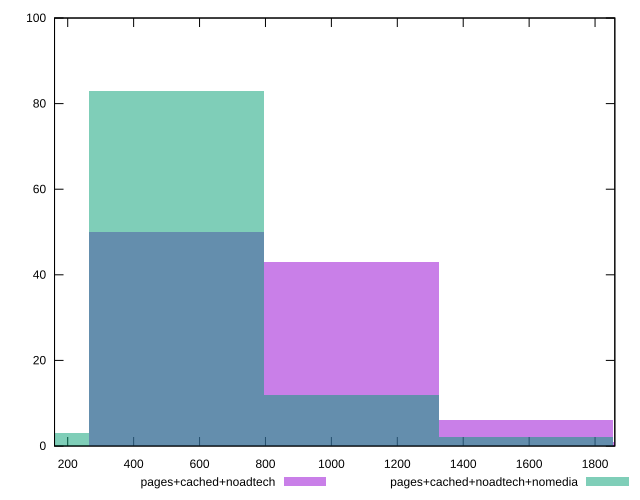

This figure's gnuplot source:
reset

$pagesCachedNoadtech <<EOF
1060.0384066051065 43
530.0192033025533 50
1590.0576099076598 6
2120.076813210213 1
EOF

$pagesCachedNoadtechNomedia <<EOF
1060.0384066051065 12
530.0192033025533 83
0 3
1590.0576099076598 2
EOF

set key outside below
set boxwidth 530.0192033025533
set xrange [160:1860]
set yrange [0:100]
set trange [0:100]
set style fill transparent solid 0.5 noborder
set terminal svg size 640, 500 enhanced background rgb 'white'
set output "report_00015_2021-02-09T16-11-33.973Z/uses-http2/comparison/histogram/2_vs_3.svg"

plot $pagesCachedNoadtech title "pages+cached+noadtech" with boxes, \
     $pagesCachedNoadtechNomedia title "pages+cached+noadtech+nomedia" with boxes

reset
